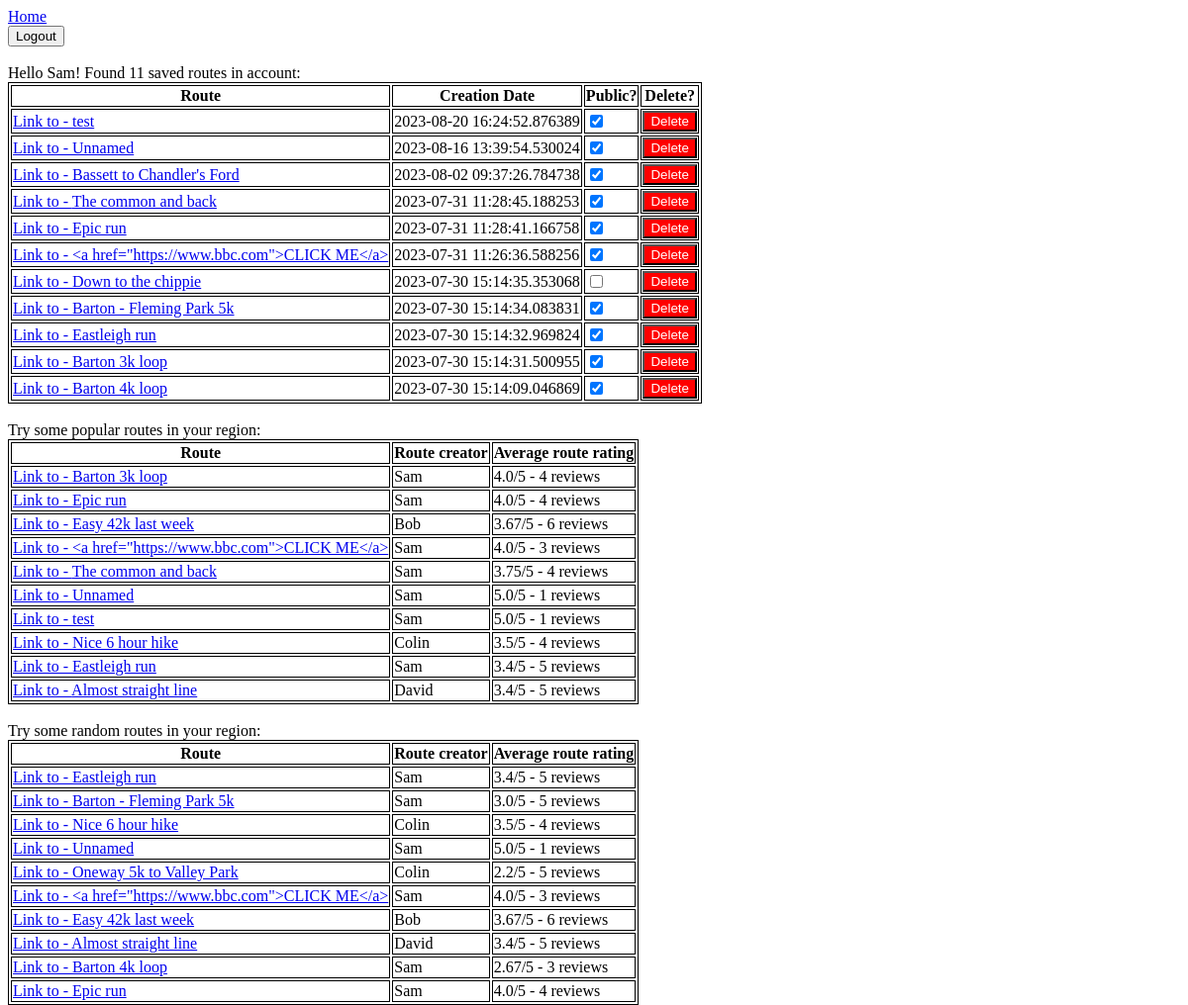
Page /account (signed in) on the committed database.
### tables this page shows
CREATE TABLE routes(id INTEGER PRIMARY KEY AUTOINCREMENT,timestamp TEXT,route TEXT,username TEXT,route_name TEXT,public INTEGER,FOREIGN KEY(username) REFERENCES accounts(username));

### server.py (the view)
@app.get('/account')
def account():
    if flask_login.current_user.is_authenticated:
        return flask.render_template('account.html',
                                     saved_routes=database.get_all_routes(flask_login.current_user.id),
                                     username=flask_login.current_user.id,
                                     random_routes=database.get_random_routes(),
                                     popular_routes=database.get_popular_routes())
    return flask.redirect('/login')

### database.py (called while the page is built)
def user_exists(username):
    res = cur.execute("SELECT username FROM accounts WHERE username=?", (username,))
    return res.fetchone() is not None

def get_all_routes(username):
    res = cur.execute("SELECT id, timestamp, route, username, route_name, public "
                      "FROM routes "
                      "WHERE username=? "
                      "ORDER BY datetime(timestamp) DESC",
                      (username,))
    return res.fetchall()

def get_random_routes(limit=10):
    res = cur.execute("SELECT id, route, route_name, username, ROUND(AVG(route_ratings.rating),2), COUNT(route_ratings.rating) "
                      "FROM routes, route_ratings "
                      "WHERE routes.id=route_ratings.route_id "
                      "AND public = 1 "
                      "GROUP BY routes.id "
                      "ORDER BY RANDOM() "
                      "LIMIT ?",
                      (limit,))
    return res.fetchall()

def get_popular_routes(limit=10, dummy_rating=3, dummy_rating_count=10):
    res = cur.execute(
        "SELECT routes.id, routes.route, routes.route_name, routes.username, ROUND(AVG(route_ratings.rating),2), COUNT(route_ratings.rating) "
        "FROM routes, route_ratings "
        "WHERE public = 1 "
        "AND routes.id = route_ratings.route_id "
        "GROUP BY routes.id "
        "ORDER BY "
        "     IFNULL(1.0*(SUM(route_ratings.rating) + ?*?)/(COUNT(route_ratings.rating)+?)"
        "     ,-100) DESC, RANDOM() "
        "LIMIT ? ",
        (dummy_rating, dummy_rating_count, dummy_rating_count, limit))
    return res.fetchall()

### server.py (called while the page is built)
@login_manager.user_loader
def user_loader(username):
    if not database.user_exists(username):
        return
    user = User()
    user.id = username
    return user

### server/templates/account.html (shortened to what this page needs)
<!DOCTYPE html>
<html lang="en" style="height:100%">
    <head>
        <link rel="stylesheet" href="/static/shared.css">
    </head>
    <body>
        <a href="/">Home</a>
        <br>
        <form action="/logout">
            <input type="submit" value="Logout"/>
        </form>
        <br>
        Hello {{ username }}! Found {{ saved_routes|length }} saved routes in account:
        <br>
        <table>
            <th>Route</th>
            <th>Creation Date</th>
            <th>Public?</th>
            <th>Delete?</th>
            {% for route in saved_routes %}
                <tr>
                    <td>
                        <a href="/view/{{ route[0] }}">Link to - {{ route[4] }}</a>
                    </td>
                    <td>
                        {{ route[1] }}
                    </td>
                    <td>
                        <input id={{ "public-checkbox" ~ route[0]}} type="checkbox"/>
                    </td>
                    <td>
                        <button class="red-only-button" onclick="open_dialog({{ route[0] }});">Delete</button>
                    </td>
                </tr>
            {% endfor %}
        </table>
        <br>
        Try some popular routes in your region:
        <table>
            <th>Route</th>
            <th>Route creator</th>
            <th>Average route rating</th>
            {% for route in popular_routes %}
                <tr>
                <td>
                    <a href="/view/{{ route[0] }}">Link to - {{ route[2] }}</a>
                </td>
                <td>
                    {{ route[3] }}
                </td>
                <td>
                    {{ route[4] }}/5 - {{ route[5] }} reviews
                </td>
                </tr>
            {% endfor %}
        </table>
        <br>
        Try some random routes in your region:
        <table>
            <th>Route</th>
            <th>Route creator</th>
            <th>Average route rating</th>
            {% for route in random_routes %}
                <tr>
                <td>
                    <a href="/view/{{ route[0] }}">Link to - {{ route[2] }}</a>
                </td>
                <td>
                    {{ route[3] }}
                </td>
                <td>
                    {{ route[4] }}/5 - {{ route[5] }} reviews
                </td>
                </tr>
            {% endfor %}
        </table>    </body>
</html>

### server/static/shared.css (style rules this page uses)
.red-only-button { background-color: red; color: white; }

### server/templates/account.html (style rules this page uses)
table, th, td { border:1px solid black; }

### rows in the picture
routes: route_name "test", timestamp "2023-08-20 16:24:52.876389", username "Sam", route "5.0", public "1"
routes: route_name "Unnamed", timestamp "2023-08-16 13:39:54.530024", username "Sam", route "5.0", public "1"
routes: route_name "Bassett to Chandler's Ford", timestamp "2023-08-02 09:37:26.784738"
routes: route_name "The common and back", timestamp "2023-07-31 11:28:45.188253", username "Sam", route "3.75", route "4"
routes: route_name "Epic run", timestamp "2023-07-31 11:28:41.166758", username "Sam", route "4.0", route "4"
routes: route_name "<a href=\"https://www.bbc.com\">CLICK ME</a>", timestamp "2023-07-31 11:26:36.588256", username "Sam", route "4.0", route "3"
routes: route_name "Down to the chippie", timestamp "2023-07-30 15:14:35.353068"
routes: route_name "Barton - Fleming Park 5k", timestamp "2023-07-30 15:14:34.083831", username "Sam", route "3.0", route "5"
routes: route_name "Eastleigh run", timestamp "2023-07-30 15:14:32.969824", username "Sam", route "3.4", route "5"
routes: route_name "Barton 3k loop", timestamp "2023-07-30 15:14:31.500955", username "Sam", route "4.0", route "4"
routes: route_name "Barton 4k loop", timestamp "2023-07-30 15:14:09.046869", username "Sam", route "2.67", route "3"
routes: route_name "Easy 42k last week", username "Bob", route "3.67", route "6"
routes: route_name "Nice 6 hour hike", username "Colin", route "3.5", route "4"
routes: route_name "Almost straight line", username "David", route "3.4", route "5"
routes: route_name "Oneway 5k to Valley Park", username "Colin", route "2.2", route "5"

### other values in the picture
{{ username }} "Sam"
{{ saved_routes|length }} "11"
